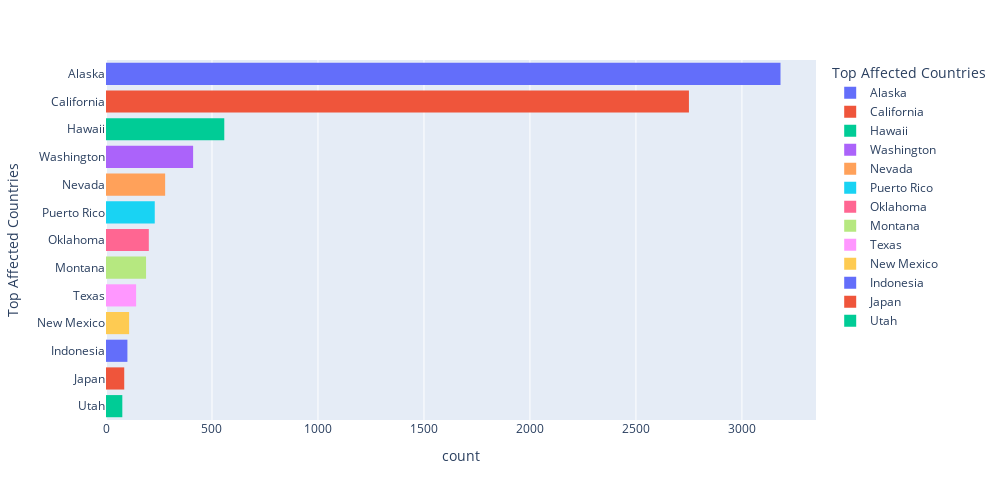

Notebook source saved alongside this figure:
### Code cell
#Purpose of the file: Show quantitative measure across country / state level abstraction, to identify key locations for further analysis

import plotly.express as px
import datetime as dt
import pandas as pd
import dateutil
 
# reading the csv file
df = pd.read_csv(r'https://raw.githubusercontent.com/Whistlingwind/wk3-earthquake-assignment/main/modified_all_month.csv')

#Create index to allow for aggregation across countries
countryIndex_ = df['country']

#Apply index to the dataframe and override any prior index
df.index = countryIndex_

#Using the indexing created, select indexed elements that I want to load into the histogram
df2 = df.loc[['Alaska','California','Hawaii','Washington','Nevada','Puerto Rico', 'Oklahoma','Montana','Texas','New Mexico','Indonesia', 'Japan', 'Utah']]

#Create histogram, pulling in country data from the newly created subset dataframe df2
fig = px.histogram(df2, y=df2['country'], color=df2['country'],
                   labels=dict(country="Top Affected Countries"), 
                   width=1000,height=500 ).update_yaxes(categoryorder='total ascending')

# showing the plot
fig.show()

### Figure 1 — Plotly figure (JSON) as saved in the notebook; plotly's stock layout.template omitted (floating-point values rounded to 4 significant figures; data arrays with more than 128 entries replaced by an {"elided": "..."} marker saying what was removed)
{"data": [{"alignmentgroup": "True", "bingroup": "y", "hovertemplate": "Top Affected Countries=%{y}<br>count=%{x}<extra></extra>", "legendgroup": "Alaska", "marker": {"color": "#636efa", "pattern": {"shape": ""}}, "name": "Alaska", "offsetgroup": "Alaska", "orientation": "h", "showlegend": true, "type": "histogram", "xaxis": "x", "y": {"elided": "3182 str values"}, "yaxis": "y"}, {"alignmentgroup": "True", "bingroup": "y", "hovertemplate": "Top Affected Countries=%{y}<br>count=%{x}<extra></extra>", "legendgroup": "California", "marker": {"color": "#EF553B", "pattern": {"shape": ""}}, "name": "California", "offsetgroup": "California", "orientation": "h", "showlegend": true, "type": "histogram", "xaxis": "x", "y": {"elided": "2750 str values"}, "yaxis": "y"}, {"alignmentgroup": "True", "bingroup": "y", "hovertemplate": "Top Affected Countries=%{y}<br>count=%{x}<extra></extra>", "legendgroup": "Hawaii", "marker": {"color": "#00cc96", "pattern": {"shape": ""}}, "name": "Hawaii", "offsetgroup": "Hawaii", "orientation": "h", "showlegend": true, "type": "histogram", "xaxis": "x", "y": {"elided": "558 str values"}, "yaxis": "y"}, {"alignmentgroup": "True", "bingroup": "y", "hovertemplate": "Top Affected Countries=%{y}<br>count=%{x}<extra></extra>", "legendgroup": "Washington", "marker": {"color": "#ab63fa", "pattern": {"shape": ""}}, "name": "Washington", "offsetgroup": "Washington", "orientation": "h", "showlegend": true, "type": "histogram", "xaxis": "x", "y": {"elided": "411 str values"}, "yaxis": "y"}, {"alignmentgroup": "True", "bingroup": "y", "hovertemplate": "Top Affected Countries=%{y}<br>count=%{x}<extra></extra>", "legendgroup": "Nevada", "marker": {"color": "#FFA15A", "pattern": {"shape": ""}}, "name": "Nevada", "offsetgroup": "Nevada", "orientation": "h", "showlegend": true, "type": "histogram", "xaxis": "x", "y": {"elided": "279 str values"}, "yaxis": "y"}, {"alignmentgroup": "True", "bingroup": "y", "hovertemplate": "Top Affected Countries=%{y}<br>count=%{x}<extra></extra>", "legendgroup": "Puerto Rico", "marker": {"color": "#19d3f3", "pattern": {"shape": ""}}, "name": "Puerto Rico", "offsetgroup": "Puerto Rico", "orientation": "h", "showlegend": true, "type": "histogram", "xaxis": "x", "y": {"elided": "230 str values"}, "yaxis": "y"}, {"alignmentgroup": "True", "bingroup": "y", "hovertemplate": "Top Affected Countries=%{y}<br>count=%{x}<extra></extra>", "legendgroup": "Oklahoma", "marker": {"color": "#FF6692", "pattern": {"shape": ""}}, "name": "Oklahoma", "offsetgroup": "Oklahoma", "orientation": "h", "showlegend": true, "type": "histogram", "xaxis": "x", "y": {"elided": "202 str values"}, "yaxis": "y"}, {"alignmentgroup": "True", "bingroup": "y", "hovertemplate": "Top Affected Countries=%{y}<br>count=%{x}<extra></extra>", "legendgroup": "Montana", "marker": {"color": "#B6E880", "pattern": {"shape": ""}}, "name": "Montana", "offsetgroup": "Montana", "orientation": "h", "showlegend": true, "type": "histogram", "xaxis": "x", "y": {"elided": "189 str values"}, "yaxis": "y"}, {"alignmentgroup": "True", "bingroup": "y", "hovertemplate": "Top Affected Countries=%{y}<br>count=%{x}<extra></extra>", "legendgroup": "Texas", "marker": {"color": "#FF97FF", "pattern": {"shape": ""}}, "name": "Texas", "offsetgroup": "Texas", "orientation": "h", "showlegend": true, "type": "histogram", "xaxis": "x", "y": {"elided": "142 str values"}, "yaxis": "y"}, {"alignmentgroup": "True", "bingroup": "y", "hovertemplate": "Top Affected Countries=%{y}<br>count=%{x}<extra></extra>", "legendgroup": "New Mexico", "marker": {"color": "#FECB52", "pattern": {"shape": ""}}, "name": "New Mexico", "offsetgroup": "New Mexico", "orientation": "h", "showlegend": true, "type": "histogram", "xaxis": "x", "y": ["New Mexico", "New Mexico", "New Mexico", "New Mexico", "New Mexico", "New Mexico", "New Mexico", "New Mexico", "New Mexico", "New Mexico", "New Mexico", "New Mexico", "New Mexico", "New Mexico", "New Mexico", "New Mexico", "New Mexico", "New Mexico", "New Mexico", "New Mexico", "New Mexico", "New Mexico", "New Mexico", "New Mexico", "New Mexico", "New Mexico", "New Mexico", "New Mexico", "New Mexico", "New Mexico", "New Mexico", "New Mexico", "New Mexico", "New Mexico", "New Mexico", "New Mexico", "New Mexico", "New Mexico", "New Mexico", "New Mexico", "New Mexico", "New Mexico", "New Mexico", "New Mexico", "New Mexico", "New Mexico", "New Mexico", "New Mexico", "New Mexico", "New Mexico", "New Mexico", "New Mexico", "New Mexico", "New Mexico", "New Mexico", "New Mexico", "New Mexico", "New Mexico", "New Mexico", "New Mexico", "New Mexico", "New Mexico", "New Mexico", "New Mexico", "New Mexico", "New Mexico", "New Mexico", "New Mexico", "New Mexico", "New Mexico", "New Mexico", "New Mexico", "New Mexico", "New Mexico", "New Mexico", "New Mexico", "New Mexico", "New Mexico", "New Mexico", "New Mexico", "New Mexico", "New Mexico", "New Mexico", "New Mexico", "New Mexico", "New Mexico", "New Mexico", "New Mexico", "New Mexico", "New Mexico", "New Mexico", "New Mexico", "New Mexico", "New Mexico", "New Mexico", "New Mexico", "New Mexico", "New Mexico", "New Mexico", "New Mexico", "New Mexico", "New Mexico", "New Mexico", "New Mexico", "New Mexico", "New Mexico", "New Mexico", "New Mexico", "New Mexico"], "yaxis": "y"}, {"alignmentgroup": "True", "bingroup": "y", "hovertemplate": "Top Affected Countries=%{y}<br>count=%{x}<extra></extra>", "legendgroup": "Indonesia", "marker": {"color": "#636efa", "pattern": {"shape": ""}}, "name": "Indonesia", "offsetgroup": "Indonesia", "orientation": "h", "showlegend": true, "type": "histogram", "xaxis": "x", "y": ["Indonesia", "Indonesia", "Indonesia", "Indonesia", "Indonesia", "Indonesia", "Indonesia", "Indonesia", "Indonesia", "Indonesia", "Indonesia", "Indonesia", "Indonesia", "Indonesia", "Indonesia", "Indonesia", "Indonesia", "Indonesia", "Indonesia", "Indonesia", "Indonesia", "Indonesia", "Indonesia", "Indonesia", "Indonesia", "Indonesia", "Indonesia", "Indonesia", "Indonesia", "Indonesia", "Indonesia", "Indonesia", "Indonesia", "Indonesia", "Indonesia", "Indonesia", "Indonesia", "Indonesia", "Indonesia", "Indonesia", "Indonesia", "Indonesia", "Indonesia", "Indonesia", "Indonesia", "Indonesia", "Indonesia", "Indonesia", "Indonesia", "Indonesia", "Indonesia", "Indonesia", "Indonesia", "Indonesia", "Indonesia", "Indonesia", "Indonesia", "Indonesia", "Indonesia", "Indonesia", "Indonesia", "Indonesia", "Indonesia", "Indonesia", "Indonesia", "Indonesia", "Indonesia", "Indonesia", "Indonesia", "Indonesia", "Indonesia", "Indonesia", "Indonesia", "Indonesia", "Indonesia", "Indonesia", "Indonesia", "Indonesia", "Indonesia", "Indonesia", "Indonesia", "Indonesia", "Indonesia", "Indonesia", "Indonesia", "Indonesia", "Indonesia", "Indonesia", "Indonesia", "Indonesia", "Indonesia", "Indonesia", "Indonesia", "Indonesia", "Indonesia", "Indonesia", "Indonesia", "Indonesia", "Indonesia", "Indonesia", "Indonesia"], "yaxis": "y"}, {"alignmentgroup": "True", "bingroup": "y", "hovertemplate": "Top Affected Countries=%{y}<br>count=%{x}<extra></extra>", "legendgroup": "Japan", "marker": {"color": "#EF553B", "pattern": {"shape": ""}}, "name": "Japan", "offsetgroup": "Japan", "orientation": "h", "showlegend": true, "type": "histogram", "xaxis": "x", "y": ["Japan", "Japan", "Japan", "Japan", "Japan", "Japan", "Japan", "Japan", "Japan", "Japan", "Japan", "Japan", "Japan", "Japan", "Japan", "Japan", "Japan", "Japan", "Japan", "Japan", "Japan", "Japan", "Japan", "Japan", "Japan", "Japan", "Japan", "Japan", "Japan", "Japan", "Japan", "Japan", "Japan", "Japan", "Japan", "Japan", "Japan", "Japan", "Japan", "Japan", "Japan", "Japan", "Japan", "Japan", "Japan", "Japan", "Japan", "Japan", "Japan", "Japan", "Japan", "Japan", "Japan", "Japan", "Japan", "Japan", "Japan", "Japan", "Japan", "Japan", "Japan", "Japan", "Japan", "Japan", "Japan", "Japan", "Japan", "Japan", "Japan", "Japan", "Japan", "Japan", "Japan", "Japan", "Japan", "Japan", "Japan", "Japan", "Japan", "Japan", "Japan", "Japan", "Japan", "Japan", "Japan", "Japan"], "yaxis": "y"}, {"alignmentgroup": "True", "bingroup": "y", "hovertemplate": "Top Affected Countries=%{y}<br>count=%{x}<extra></extra>", "legendgroup": "Utah", "marker": {"color": "#00cc96", "pattern": {"shape": ""}}, "name": "Utah", "offsetgroup": "Utah", "orientation": "h", "showlegend": true, "type": "histogram", "xaxis": "x", "y": ["Utah", "Utah", "Utah", "Utah", "Utah", "Utah", "Utah", "Utah", "Utah", "Utah", "Utah", "Utah", "Utah", "Utah", "Utah", "Utah", "Utah", "Utah", "Utah", "Utah", "Utah", "Utah", "Utah", "Utah", "Utah", "Utah", "Utah", "Utah", "Utah", "Utah", "Utah", "Utah", "Utah", "Utah", "Utah", "Utah", "Utah", "Utah", "Utah", "Utah", "Utah", "Utah", "Utah", "Utah", "Utah", "Utah", "Utah", "Utah", "Utah", "Utah", "Utah", "Utah", "Utah", "Utah", "Utah", "Utah", "Utah", "Utah", "Utah", "Utah", "Utah", "Utah", "Utah", "Utah", "Utah", "Utah", "Utah", "Utah", "Utah", "Utah", "Utah", "Utah", "Utah", "Utah", "Utah", "Utah", "Utah"], "yaxis": "y"}], "layout": {"barmode": "relative", "height": 500, "legend": {"title": {"text": "Top Affected Countries"}, "tracegroupgap": 0}, "margin": {"t": 60}, "width": 1000, "xaxis": {"anchor": "y", "domain": [0, 1], "title": {"text": "count"}}, "yaxis": {"anchor": "x", "categoryarray": ["Utah", "Japan", "Indonesia", "New Mexico", "Texas", "Montana", "Oklahoma", "Puerto Rico", "Nevada", "Washington", "Hawaii", "California", "Alaska"], "categoryorder": "total ascending", "domain": [0, 1], "title": {"text": "Top Affected Countries"}}}}
